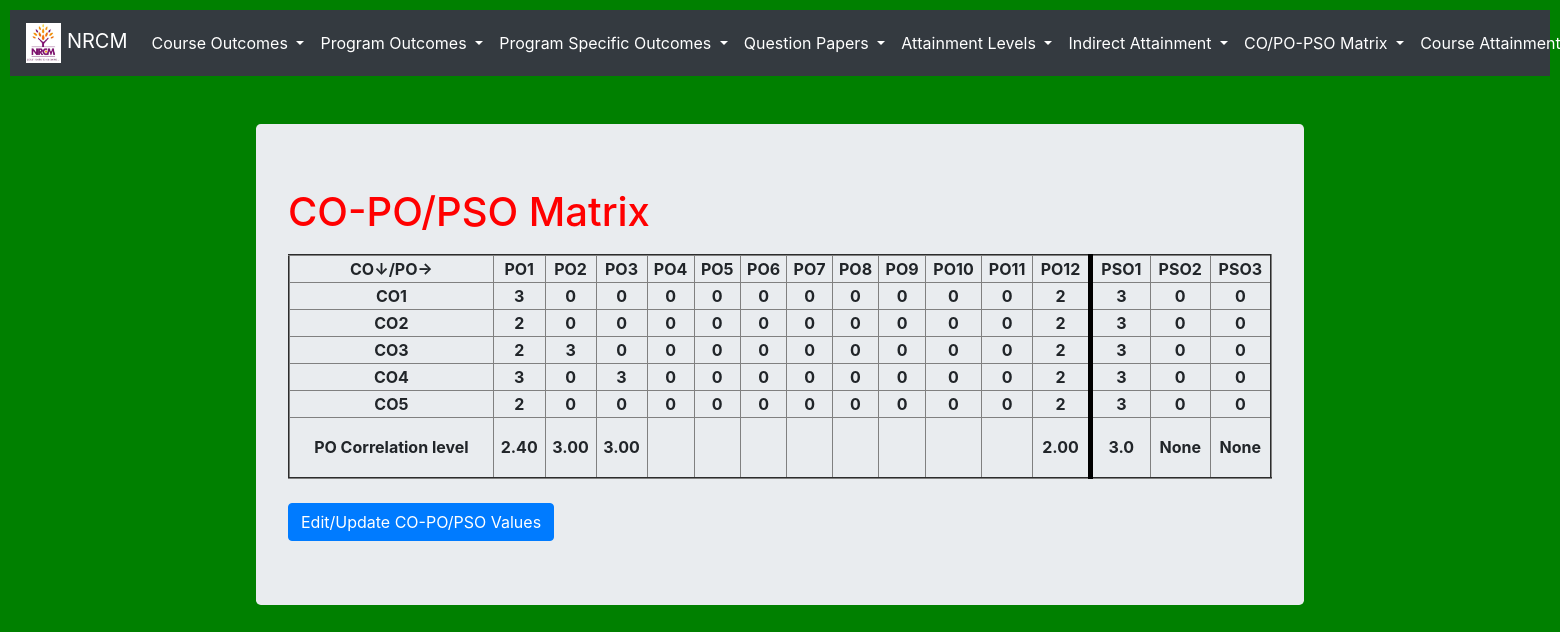
/view_co_po_matrix, run on the app's committed database.
### testApp/models.py (models this page shows, shortened)
class CO_PO_Matrix(models.Model):
    co = models.ForeignKey(CO, on_delete=models.CASCADE)
    levels = (
    ('-', 0),
    ('1',1),
    ('2',2),
    ('3',3),
    )
    po1 = models.CharField(max_length=10, choices=levels, default='-')
    po2 = models.CharField(max_length=10, choices=levels, default='-')
    po3 = models.CharField(max_length=10, choices=levels, default='-')
    po4 = models.CharField(max_length=10, choices=levels, default='-')
    po5 = models.CharField(max_length=10, choices=levels, default='-')
    po6 = models.CharField(max_length=10, choices=levels, default='-')
    po7 = models.CharField(max_length=10, choices=levels, default='-')
    po8 = models.CharField(max_length=10, choices=levels, default='-')
    po9 = models.CharField(max_length=10, choices=levels, default='-')
    po10 = models.CharField(max_length=10, choices=levels, default='-')
    po11 = models.CharField(max_length=10, choices=levels, default='-')
    po12 = models.CharField(max_length=10, choices=levels, default='-')
    pso1 = models.CharField(max_length=10, choices=levels, default='-')
    pso2 = models.CharField(max_length=10, choices=levels, default='-')
    pso3 = models.CharField(max_length=10, choices=levels, default='-')

class CO(models.Model):
    cos = (('-','-'), ('CO1', 'CO1'), ('CO2', 'CO2'), ('CO3', 'CO3'), ('CO4', 'CO4'), ('CO5', 'CO5'), ('CO6', 'CO6'),)
    co = models.CharField(max_length=500, choices=cos, default='-')
    description = models.CharField(max_length=500)
    def __str__(self):
        return self.co

### testApp/views.py (the view)
# urls.py: path('view_co_po_matrix', views.view_co_po_matrix, name='view_co_po_matrix'),
def view_co_po_matrix(request):
    copolevels = CO_PO_Matrix.objects.all()
    po1_avg = CO_PO_Matrix.objects.filter(po1__gt=0).aggregate(Avg('po1'))['po1__avg']
    po2_avg = CO_PO_Matrix.objects.filter(po2__gt=0).aggregate(Avg('po2'))['po2__avg']
    po3_avg = CO_PO_Matrix.objects.filter(po3__gt=0).aggregate(Avg('po3'))['po3__avg']
    po4_avg = CO_PO_Matrix.objects.filter(po4__gt=0).aggregate(Avg('po4'))['po4__avg']
    po5_avg = CO_PO_Matrix.objects.filter(po5__gt=0).aggregate(Avg('po5'))['po5__avg']
    po6_avg = CO_PO_Matrix.objects.filter(po6__gt=0).aggregate(Avg('po6'))['po6__avg']
    po7_avg = CO_PO_Matrix.objects.filter(po7__gt=0).aggregate(Avg('po7'))['po7__avg']
    po8_avg = CO_PO_Matrix.objects.filter(po8__gt=0).aggregate(Avg('po8'))['po8__avg']
    po9_avg = CO_PO_Matrix.objects.filter(po9__gt=0).aggregate(Avg('po9'))['po9__avg']
    po10_avg = CO_PO_Matrix.objects.filter(po10__gt=0).aggregate(Avg('po10'))['po10__avg']
    po11_avg = CO_PO_Matrix.objects.filter(po11__gt=0).aggregate(Avg('po11'))['po11__avg']
    po12_avg = CO_PO_Matrix.objects.filter(po12__gt=0).aggregate(Avg('po12'))['po12__avg']
    pso1_avg = CO_PO_Matrix.objects.filter(pso1__gt=0).aggregate(Avg('pso1'))['pso1__avg']
    pso2_avg = CO_PO_Matrix.objects.filter(pso2__gt=0).aggregate(Avg('pso2'))['pso2__avg']
    pso3_avg = CO_PO_Matrix.objects.filter(pso3__gt=0).aggregate(Avg('pso3'))['pso3__avg']
    return render (request, 'testApp/view_co_po_matrix.html', locals())

### templates/testApp/view_co_po_matrix.html (shortened to what this page needs)
<!DOCTYPE html>
{%extends 'testApp/base.html'%}
{%load static%}
{%block content%}
<link rel="stylesheet" href="{% static 'css/course_attainment_style.css' %}">
<div class="container" align=left style="width:70%">
  <div class="jumbotron">
      <h1 style = "color: red; padding-bottom: 10px;">CO-PO/PSO Matrix</u></h1>
      <table border=2 style="width:100%">
        <tr>
          <th>CO↓/PO→</th>
          <th>PO1</th>
          <th>PO2</th>
          <th>PO3</th>
          <th>PO4</th>
          <th>PO5</th>
          <th>PO6</th>
          <th>PO7</th>
          <th>PO8</th>
          <th>PO9</th>
          <th>PO10</th>
          <th>PO11</th>
          <th>PO12</th>
          <th style="border-left: 5px solid black;">PSO1</th>
          <th>PSO2</th>
          <th>PSO3</th>
        </tr>
        {%for i in copolevels%}
        <tr>
          <th>{{i.co}}</th>
          <th class="level">{{i.po1}}</th>
          <th class="level">{{i.po2}}</th>
          <th class="level">{{i.po3}}</th>
          <th class="level" class="level" class="level">{{i.po4}}</th>
          <th class="level" class="level">{{i.po5}}</th>
          <th class="level">{{i.po6}}</th>
          <th class="level">{{i.po7}}</th>
          <th class="level">{{i.po8}}</th>
          <th class="level">{{i.po9}}</th>
          <th class="level">{{i.po10}}</th>
          <th class="level">{{i.po11}}</th>
          <th class="level">{{i.po12}}</th>
          <th class="level" style="border-left: 5px solid black;" >{{i.pso1}}</th>
          <th class="level">{{i.pso2}}</th>
          <th class="level">{{i.pso3}}</th>
        </tr>
        {%endfor%}
        <th>PO Correlation level</th>
        <th class="level">{{po1_avg|floatformat:2}}</th>
        <th class="level">{{po2_avg|floatformat:2}}</th>
        <th class="level">{{po3_avg|floatformat:2}}</th>
        <th class="level">{{po4_avg|floatformat:2}}</th>
        <th class="level">{{po5_avg|floatformat:2}}</th>
        <th class="level">{{po6_avg|floatformat:2}}</th>
        <th class="level">{{po7_avg|floatformat:2}}</th>
        <th class="level">{{po8_avg|floatformat:2}}</th>
        <th class="level">{{po9_avg|floatformat:2}}</th>
        <th class="level">{{po10_avg|floatformat:2}}</th>
        <th class="level">{{po11_avg|floatformat:2}}</th>
        <th class="level">{{po12_avg|floatformat:2}}</th>
        <th class="level" style="border-left: 5px solid black; width: 60px; height:60px">{{pso1_avg}}</th>
        <th class="level">{{pso2_avg}}</th>
        <th class="level">{{pso3_avg}}</th>
      </table><br>
      <a href="{%url 'edit_co_po_matrix'%}" class="btn btn-primary"> Edit/Update CO-PO/PSO Values</a>
  </div>
</div>
{%endblock%}

### static/testApp/css/course_attainment_style.css (style rules this page uses)
body { background: green; }
td, th { text-align: center; }

### data on the page
CO_PO_Matrix: co "CO1", po1 "3", po2 "0", po3 "0", po4 "0", po5 "0", po6 "0", po7 "0", po8 "0", po9 "0", po10 "0", po11 "0", po12 "2", pso1 "3", pso2 "0", pso3 "0"
CO_PO_Matrix: co "CO2", po1 "2", po2 "0", po3 "0", po4 "0", po5 "0", po6 "0", po7 "0", po8 "0", po9 "0", po10 "0", po11 "0", po12 "2", pso1 "3", pso2 "0", pso3 "0"
CO_PO_Matrix: co "CO3", po1 "2", po2 "3", po3 "0", po4 "0", po5 "0", po6 "0", po7 "0", po8 "0", po9 "0", po10 "0", po11 "0", po12 "2", pso1 "3", pso2 "0", pso3 "0"
CO_PO_Matrix: co "CO4", po1 "3", po2 "0", po3 "3", po4 "0", po5 "0", po6 "0", po7 "0", po8 "0", po9 "0", po10 "0", po11 "0", po12 "2", pso1 "3", pso2 "0", pso3 "0"
CO_PO_Matrix: co "CO5", po1 "2", po2 "0", po3 "0", po4 "0", po5 "0", po6 "0", po7 "0", po8 "0", po9 "0", po10 "0", po11 "0", po12 "2", pso1 "3", pso2 "0", pso3 "0"

### other printed values
{{ po1_avg|floatformat:2 }} "2.40"
{{ po2_avg|floatformat:2 }} "3.00"
{{ po3_avg|floatformat:2 }} "3.00"
{{ po12_avg|floatformat:2 }} "2.00"
{{ pso1_avg }} "3.0"
{{ pso2_avg }} "None"
{{ pso3_avg }} "None"
